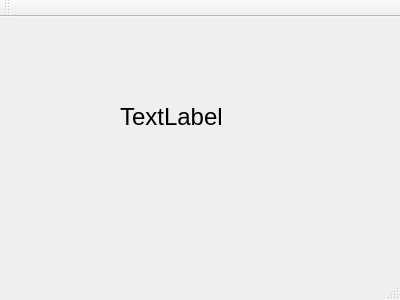
<?xml version="1.0" encoding="UTF-8"?>
<ui version="4.0">
 <class>MainWindow</class>
 <widget class="QMainWindow" name="MainWindow">
  <property name="geometry">
   <rect>
    <x>0</x>
    <y>0</y>
    <width>400</width>
    <height>300</height>
   </rect>
  </property>
  <property name="windowTitle">
   <string>MainWindow</string>
  </property>
  <widget class="QWidget" name="centralWidget">
   <widget class="QLabel" name="label">
    <property name="geometry">
     <rect>
      <x>120</x>
      <y>80</y>
      <width>131</width>
      <height>41</height>
     </rect>
    </property>
    <property name="text">
     <string>&lt;html&gt;&lt;head/&gt;&lt;body&gt;&lt;p&gt;&lt;span style=&quot; font-size:18pt;&quot;&gt;TextLabel&lt;/span&gt;&lt;/p&gt;&lt;/body&gt;&lt;/html&gt;</string>
    </property>
   </widget>
  </widget>
  <widget class="QMenuBar" name="menuBar">
   <property name="geometry">
    <rect>
     <x>0</x>
     <y>0</y>
     <width>400</width>
     <height>23</height>
    </rect>
   </property>
  </widget>
  <widget class="QToolBar" name="mainToolBar">
   <attribute name="toolBarArea">
    <enum>TopToolBarArea</enum>
   </attribute>
   <attribute name="toolBarBreak">
    <bool>false</bool>
   </attribute>
  </widget>
  <widget class="QStatusBar" name="statusBar"/>
 </widget>
 <layoutdefault spacing="6" margin="11"/>
 <resources/>
 <connections/>
</ui>
